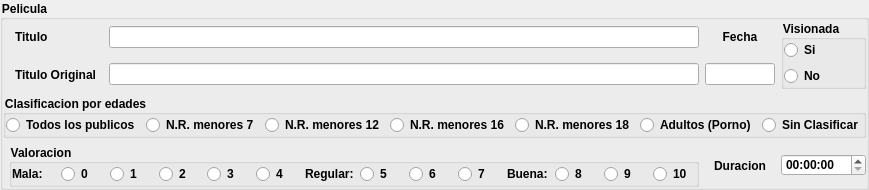
        <widget class="QGroupBox" name="groupBox">
         <property name="styleSheet">
          <string notr="true">font: 7pt &quot;Sans Serif&quot;;
font: bold</string>
         </property>
         <property name="title">
          <string>Pelicula</string>
         </property>
         <layout class="QGridLayout" name="gridLayout">
          <property name="leftMargin">
           <number>0</number>
          </property>
          <property name="topMargin">
           <number>0</number>
          </property>
          <property name="rightMargin">
           <number>0</number>
          </property>
          <property name="bottomMargin">
           <number>0</number>
          </property>
          <item row="5" column="2">
           <widget class="QLabel" name="label">
            <property name="text">
             <string>Titulo</string>
            </property>
           </widget>
          </item>
          <item row="5" column="4">
           <widget class="QLineEdit" name="lineEdit"/>
          </item>
          <item row="6" column="4">
           <widget class="QLineEdit" name="lineEdit_2"/>
          </item>
          <item row="6" column="2">
           <widget class="QLabel" name="label_2">
            <property name="text">
             <string>Titulo Original</string>
            </property>
           </widget>
          </item>
          <item row="5" column="5">
           <widget class="QLabel" name="label_16">
            <property name="text">
             <string>Fecha</string>
            </property>
            <property name="alignment">
             <set>Qt::AlignCenter</set>
            </property>
           </widget>
          </item>
          <item row="6" column="5">
           <widget class="QLineEdit" name="lineEdit_10">
            <property name="maximumSize">
             <size>
              <width>70</width>
              <height>16777215</height>
             </size>
            </property>
           </widget>
          </item>
          <item row="5" column="6" rowspan="2">
           <widget class="QGroupBox" name="groupBox_9">
            <property name="styleSheet">
             <string notr="true">font: 7pt &quot;Sans Serif&quot;;
font: bold</string>
            </property>
            <property name="title">
             <string>Visionada</string>
            </property>
            <layout class="QGridLayout" name="gridLayout_8">
             <property name="leftMargin">
              <number>0</number>
             </property>
             <property name="topMargin">
              <number>0</number>
             </property>
             <property name="rightMargin">
              <number>0</number>
             </property>
             <property name="bottomMargin">
              <number>0</number>
             </property>
             <item row="0" column="0">
              <widget class="QRadioButton" name="radioButton_17">
               <property name="text">
                <string>Si</string>
               </property>
              </widget>
             </item>
             <item row="1" column="0">
              <widget class="QRadioButton" name="radioButton_18">
               <property name="text">
                <string>No</string>
               </property>
              </widget>
             </item>
            </layout>
           </widget>
          </item>
          <item row="8" column="0" colspan="7">
           <widget class="QGroupBox" name="groupBox_2">
            <property name="styleSheet">
             <string notr="true">font: 7pt &quot;Sans Serif&quot;;
font: bold</string>
            </property>
            <property name="title">
             <string>Clasificacion por edades</string>
            </property>
            <layout class="QGridLayout" name="gridLayout_2">
             <property name="leftMargin">
              <number>0</number>
             </property>
             <property name="topMargin">
              <number>0</number>
             </property>
             <property name="rightMargin">
              <number>0</number>
             </property>
             <property name="bottomMargin">
              <number>0</number>
             </property>
             <item row="0" column="1">
              <widget class="QRadioButton" name="radioButton_2">
               <property name="text">
                <string>N.R. menores 7</string>
               </property>
              </widget>
             </item>
             <item row="0" column="0">
              <widget class="QRadioButton" name="radioButton">
               <property name="text">
                <string>Todos los publicos</string>
               </property>
              </widget>
             </item>
             <item row="0" column="2">
              <widget class="QRadioButton" name="radioButton_3">
               <property name="text">
                <string>N.R. menores 12</string>
               </property>
              </widget>
             </item>
             <item row="0" column="4">
              <widget class="QRadioButton" name="radioButton_5">
               <property name="text">
                <string>N.R. menores 18</string>
               </property>
              </widget>
             </item>
             <item row="0" column="7">
              <widget class="QRadioButton" name="radioButton_25">
               <property name="text">
                <string>Sin Clasificar</string>
               </property>
              </widget>
             </item>
             <item row="0" column="3">
              <widget class="QRadioButton" name="radioButton_4">
               <property name="text">
                <string>N.R. menores 16</string>
               </property>
              </widget>
             </item>
             <item row="0" column="5">
              <widget class="QRadioButton" name="radioButton_21">
               <property name="text">
                <string>Adultos (Porno)</string>
               </property>
              </widget>
             </item>
            </layout>
           </widget>
          </item>
          <item row="9" column="5">
           <widget class="QLabel" name="label_12">
            <property name="text">
             <string>Duracion</string>
            </property>
            <property name="alignment">
             <set>Qt::AlignCenter</set>
            </property>
           </widget>
          </item>
          <item row="9" column="6">
           <widget class="QTimeEdit" name="timeEdit">
            <property name="displayFormat">
             <string>HH:mm:ss</string>
            </property>
           </widget>
          </item>
          <item row="9" column="1" colspan="4">
           <widget class="QGroupBox" name="groupBox_7">
            <property name="styleSheet">
             <string notr="true">font: 7pt &quot;Sans Serif&quot;;
font: bold</string>
            </property>
            <property name="title">
             <string>Valoracion</string>
            </property>
            <layout class="QGridLayout" name="gridLayout_5">
             <property name="leftMargin">
              <number>0</number>
             </property>
             <property name="topMargin">
              <number>0</number>
             </property>
             <property name="rightMargin">
              <number>0</number>
             </property>
             <property name="bottomMargin">
              <number>0</number>
             </property>
             <item row="0" column="6">
              <widget class="QLabel" name="label_8">
               <property name="text">
                <string>Regular:</string>
               </property>
              </widget>
             </item>
             <item row="0" column="12">
              <widget class="QRadioButton" name="radioButton_14">
               <property name="text">
                <string>9</string>
               </property>
              </widget>
             </item>
             <item row="0" column="13">
              <widget class="QRadioButton" name="radioButton_16">
               <property name="text">
                <string>10</string>
               </property>
              </widget>
             </item>
             <item row="0" column="0">
              <widget class="QLabel" name="label_7">
               <property name="text">
                <string>Mala:</string>
               </property>
              </widget>
             </item>
             <item row="0" column="1">
              <widget class="QRadioButton" name="radioButton_6">
               <property name="text">
                <string>0</string>
               </property>
              </widget>
             </item>
             <item row="0" column="2">
              <widget class="QRadioButton" name="radioButton_7">
               <property name="text">
                <string>1</string>
               </property>
              </widget>
             </item>
             <item row="0" column="3">
              <widget class="QRadioButton" name="radioButton_8">
               <property name="text">
                <string>2</string>
               </property>
              </widget>
             </item>
             <item row="0" column="4">
              <widget class="QRadioButton" name="radioButton_9">
               <property name="text">
                <string>3</string>
               </property>
              </widget>
             </item>
             <item row="0" column="5">
              <widget class="QRadioButton" name="radioButton_10">
               <property name="text">
                <string>4</string>
               </property>
              </widget>
             </item>
             <item row="0" column="7">
              <widget class="QRadioButton" name="radioButton_11">
               <property name="text">
                <string>5</string>
               </property>
              </widget>
             </item>
             <item row="0" column="8">
              <widget class="QRadioButton" name="radioButton_12">
               <property name="text">
                <string>6</string>
               </property>
              </widget>
             </item>
             <item row="0" column="9">
              <widget class="QRadioButton" name="radioButton_13">
               <property name="text">
                <string>7</string>
               </property>
              </widget>
             </item>
             <item row="0" column="10">
              <widget class="QLabel" name="label_9">
               <property name="text">
                <string>Buena:</string>
               </property>
              </widget>
             </item>
             <item row="0" column="11">
              <widget class="QRadioButton" name="radioButton_15">
               <property name="text">
                <string>8</string>
               </property>
              </widget>
             </item>
            </layout>
           </widget>
          </item>
         </layout>
        </widget>
